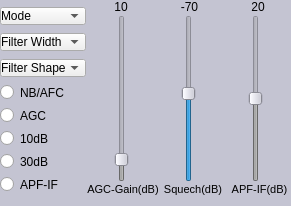
    <widget class="QWidget" name="widget_5" native="true">
     <property name="geometry">
      <rect>
       <x>495</x>
       <y>0</y>
       <width>291</width>
       <height>206</height>
      </rect>
     </property>
     <property name="styleSheet">
      <string notr="true">background-color: rgb(196, 196, 210);</string>
     </property>
     <widget class="QWidget" name="horizontalLayoutWidget_2">
      <property name="geometry">
       <rect>
        <x>0</x>
        <y>0</y>
        <width>292</width>
        <height>201</height>
       </rect>
      </property>
      <layout class="QHBoxLayout" name="horizontalLayout_4" stretch="2,5">
       <property name="spacing">
        <number>1</number>
       </property>
       <item>
        <layout class="QVBoxLayout" name="verticalLayout_2">
         <property name="spacing">
          <number>1</number>
         </property>
         <item>
          <widget class="QComboBox" name="Mode_band_comboBox">
           <property name="sizePolicy">
            <sizepolicy hsizetype="Minimum" vsizetype="Fixed">
             <horstretch>0</horstretch>
             <verstretch>0</verstretch>
            </sizepolicy>
           </property>
           <property name="styleSheet">
            <string notr="true">font: 8pt &quot;Ubuntu&quot;;
background-color: rgb(255, 255, 255);
padding-top: 0px;
 padding-left: 0px;
 color: black;
 background-color: QLinearGradient( x1: 0, y1: 0, x2: 0, y2: 1, stop: 0 #FFFFFFF, stop: 0.5 #FFFFFF, stop: 0.5 #FFFFFF, stop: 0.9 #FFFFFF, stop: 1 #FFFFFF);
 selection-background-color: #FFFFFF;</string>
           </property>
           <item>
            <property name="text">
             <string>Mode</string>
            </property>
           </item>
          </widget>
         </item>
         <item>
          <widget class="QComboBox" name="Filter_WidthcomboBox">
           <property name="sizePolicy">
            <sizepolicy hsizetype="Minimum" vsizetype="Fixed">
             <horstretch>0</horstretch>
             <verstretch>0</verstretch>
            </sizepolicy>
           </property>
           <property name="styleSheet">
            <string notr="true">font: 8pt &quot;Ubuntu&quot;;
background-color: rgb(255, 255, 255);
padding-top: 0px;
 padding-left: 0px;
 color: black;
 background-color: QLinearGradient( x1: 0, y1: 0, x2: 0, y2: 1, stop: 0 #FFFFFFF, stop: 0.5 #FFFFFF, stop: 0.5 #FFFFFF, stop: 0.9 #FFFFFF, stop: 1 #FFFFFF);
 selection-background-color: #FFFFFF;</string>
           </property>
           <item>
            <property name="text">
             <string>Filter Width</string>
            </property>
           </item>
           <item>
            <property name="text">
             <string>Wide</string>
            </property>
           </item>
           <item>
            <property name="text">
             <string>Normal</string>
            </property>
           </item>
           <item>
            <property name="text">
             <string>Narrow</string>
            </property>
           </item>
          </widget>
         </item>
         <item>
          <widget class="QComboBox" name="filter_shape_comboBox">
           <property name="sizePolicy">
            <sizepolicy hsizetype="Minimum" vsizetype="Fixed">
             <horstretch>0</horstretch>
             <verstretch>0</verstretch>
            </sizepolicy>
           </property>
           <property name="styleSheet">
            <string notr="true">font: 8pt &quot;Ubuntu&quot;;
background-color: rgb(255, 255, 255);
padding-top: 0px;
 padding-left: 0px;
 color: black;
 background-color: QLinearGradient( x1: 0, y1: 0, x2: 0, y2: 1, stop: 0 #FFFFFFF, stop: 0.5 #FFFFFF, stop: 0.5 #FFFFFF, stop: 0.9 #FFFFFF, stop: 1 #FFFFFF);
 selection-background-color: #FFFFFF;</string>
           </property>
           <item>
            <property name="text">
             <string>Filter Shape</string>
            </property>
           </item>
           <item>
            <property name="text">
             <string>Soft</string>
            </property>
           </item>
           <item>
            <property name="text">
             <string>Normal</string>
            </property>
           </item>
           <item>
            <property name="text">
             <string>Sharp</string>
            </property>
           </item>
          </widget>
         </item>
         <item>
          <widget class="QRadioButton" name="NB_AFC_radioButton">
           <property name="enabled">
            <bool>true</bool>
           </property>
           <property name="sizePolicy">
            <sizepolicy hsizetype="Minimum" vsizetype="Fixed">
             <horstretch>0</horstretch>
             <verstretch>0</verstretch>
            </sizepolicy>
           </property>
           <property name="mouseTracking">
            <bool>false</bool>
           </property>
           <property name="styleSheet">
            <string notr="true">font: 8pt &quot;Ubuntu&quot;;
background-color: rgb(255, 255, 255);
padding-top: 0px;
 padding-left: 0px;
 color: black;
 background-color: QLinearGradient( x1: 0, y1: 0, x2: 0, y2: 1, stop: 0 #FFFFFFF, stop: 0.5 #FFFFFF, stop: 0.5 #FFFFFF, stop: 0.9 #FFFFFF, stop: 1 #FFFFFF);
 selection-background-color: #FFFFFF;</string>
           </property>
           <property name="text">
            <string>NB/AFC</string>
           </property>
           <property name="checkable">
            <bool>true</bool>
           </property>
           <property name="checked">
            <bool>false</bool>
           </property>
           <property name="autoRepeat">
            <bool>false</bool>
           </property>
           <property name="autoExclusive">
            <bool>false</bool>
           </property>
          </widget>
         </item>
         <item>
          <widget class="QRadioButton" name="AGC_radioButton">
           <property name="sizePolicy">
            <sizepolicy hsizetype="Minimum" vsizetype="Fixed">
             <horstretch>0</horstretch>
             <verstretch>0</verstretch>
            </sizepolicy>
           </property>
           <property name="styleSheet">
            <string notr="true">font: 8pt &quot;Ubuntu&quot;;
background-color: rgb(255, 255, 255);
padding-top: 0px;
 padding-left: 0px;
 color: black;
 background-color: QLinearGradient( x1: 0, y1: 0, x2: 0, y2: 1, stop: 0 #FFFFFFF, stop: 0.5 #FFFFFF, stop: 0.5 #FFFFFF, stop: 0.9 #FFFFFF, stop: 1 #FFFFFF);
 selection-background-color: #FFFFFF;</string>
           </property>
           <property name="text">
            <string>AGC</string>
           </property>
           <property name="checked">
            <bool>false</bool>
           </property>
           <property name="autoExclusive">
            <bool>false</bool>
           </property>
          </widget>
         </item>
         <item>
          <widget class="QRadioButton" name="Attenuation_10_radioButton">
           <property name="sizePolicy">
            <sizepolicy hsizetype="Minimum" vsizetype="Fixed">
             <horstretch>0</horstretch>
             <verstretch>0</verstretch>
            </sizepolicy>
           </property>
           <property name="styleSheet">
            <string notr="true">font: 8pt &quot;Ubuntu&quot;;
background-color: rgb(255, 255, 255);
padding-top: 0px;
 padding-left: 0px;
 color: black;
 background-color: QLinearGradient( x1: 0, y1: 0, x2: 0, y2: 1, stop: 0 #FFFFFFF, stop: 0.5 #FFFFFF, stop: 0.5 #FFFFFF, stop: 0.9 #FFFFFF, stop: 1 #FFFFFF);
 selection-background-color: #FFFFFF;</string>
           </property>
           <property name="text">
            <string>10dB</string>
           </property>
           <property name="autoExclusive">
            <bool>false</bool>
           </property>
          </widget>
         </item>
         <item>
          <widget class="QRadioButton" name="Attenuation_30_radioButton">
           <property name="sizePolicy">
            <sizepolicy hsizetype="Minimum" vsizetype="Fixed">
             <horstretch>0</horstretch>
             <verstretch>0</verstretch>
            </sizepolicy>
           </property>
           <property name="styleSheet">
            <string notr="true">font: 8pt &quot;Ubuntu&quot;;
background-color: rgb(255, 255, 255);
padding-top: 0px;
 padding-left: 0px;
 color: black;
 background-color: QLinearGradient( x1: 0, y1: 0, x2: 0, y2: 1, stop: 0 #FFFFFFF, stop: 0.5 #FFFFFF, stop: 0.5 #FFFFFF, stop: 0.9 #FFFFFF, stop: 1 #FFFFFF);
 selection-background-color: #FFFFFF;</string>
           </property>
           <property name="text">
            <string>30dB</string>
           </property>
           <property name="autoExclusive">
            <bool>false</bool>
           </property>
          </widget>
         </item>
         <item>
          <widget class="QRadioButton" name="APF_IF_radioButton">
           <property name="sizePolicy">
            <sizepolicy hsizetype="Minimum" vsizetype="Fixed">
             <horstretch>0</horstretch>
             <verstretch>0</verstretch>
            </sizepolicy>
           </property>
           <property name="styleSheet">
            <string notr="true">font: 8pt &quot;Ubuntu&quot;;
background-color: rgb(255, 255, 255);
padding-top: 0px;
 padding-left: 0px;
 color: black;
 background-color: QLinearGradient( x1: 0, y1: 0, x2: 0, y2: 1, stop: 0 #FFFFFFF, stop: 0.5 #FFFFFF, stop: 0.5 #FFFFFF, stop: 0.9 #FFFFFF, stop: 1 #FFFFFF);
 selection-background-color: #FFFFFF;</string>
           </property>
           <property name="text">
            <string>APF-IF</string>
           </property>
           <property name="autoExclusive">
            <bool>false</bool>
           </property>
          </widget>
         </item>
        </layout>
       </item>
       <item>
        <layout class="QVBoxLayout" name="verticalLayout_6" stretch="1,12,0">
         <property name="spacing">
          <number>1</number>
         </property>
         <property name="bottomMargin">
          <number>5</number>
         </property>
         <item>
          <layout class="QHBoxLayout" name="horizontalLayout_10" stretch="1,1,1">
           <property name="spacing">
            <number>0</number>
           </property>
           <property name="leftMargin">
            <number>0</number>
           </property>
           <item>
            <widget class="QLabel" name="AF_Gain_Value_Lable">
             <property name="sizePolicy">
              <sizepolicy hsizetype="Preferred" vsizetype="Preferred">
               <horstretch>0</horstretch>
               <verstretch>0</verstretch>
              </sizepolicy>
             </property>
             <property name="text">
              <string>10</string>
             </property>
             <property name="alignment">
              <set>Qt::AlignCenter</set>
             </property>
            </widget>
           </item>
           <item>
            <widget class="QLabel" name="Squech_value_lable">
             <property name="text">
              <string>-70</string>
             </property>
             <property name="alignment">
              <set>Qt::AlignCenter</set>
             </property>
            </widget>
           </item>
           <item>
            <widget class="QLabel" name="APF_IF_Value_lable">
             <property name="text">
              <string>20</string>
             </property>
             <property name="alignment">
              <set>Qt::AlignCenter</set>
             </property>
            </widget>
           </item>
          </layout>
         </item>
         <item>
          <layout class="QHBoxLayout" name="horizontalLayout_6">
           <property name="spacing">
            <number>25</number>
           </property>
           <item>
            <widget class="QSlider" name="AGC_Gain_value_verticalSlider">
             <property name="enabled">
              <bool>false</bool>
             </property>
             <property name="layoutDirection">
              <enum>Qt::LeftToRight</enum>
             </property>
             <property name="maximum">
              <number>100</number>
             </property>
             <property name="value">
              <number>10</number>
             </property>
             <property name="orientation">
              <enum>Qt::Vertical</enum>
             </property>
            </widget>
           </item>
           <item>
            <widget class="QSlider" name="Squech_value_verticalSlider_2">
             <property name="minimum">
              <number>-150</number>
             </property>
             <property name="maximum">
              <number>0</number>
             </property>
             <property name="value">
              <number>-70</number>
             </property>
             <property name="orientation">
              <enum>Qt::Vertical</enum>
             </property>
            </widget>
           </item>
           <item>
            <widget class="QSlider" name="APF_IF_value_verticalSlider">
             <property name="enabled">
              <bool>false</bool>
             </property>
             <property name="layoutDirection">
              <enum>Qt::LeftToRight</enum>
             </property>
             <property name="maximum">
              <number>40</number>
             </property>
             <property name="singleStep">
              <number>0</number>
             </property>
             <property name="value">
              <number>20</number>
             </property>
             <property name="orientation">
              <enum>Qt::Vertical</enum>
             </property>
            </widget>
           </item>
          </layout>
         </item>
         <item>
          <layout class="QHBoxLayout" name="horizontalLayout_5" stretch="1,1,1">
           <item>
            <widget class="QLabel" name="label_11">
             <property name="font">
              <font>
               <family>Ubuntu</family>
               <pointsize>8</pointsize>
               <weight>50</weight>
               <italic>false</italic>
               <bold>false</bold>
              </font>
             </property>
             <property name="styleSheet">
              <string notr="true">font: 8pt &quot;Ubuntu&quot;;</string>
             </property>
             <property name="text">
              <string>AGC-Gain(dB)</string>
             </property>
             <property name="alignment">
              <set>Qt::AlignCenter</set>
             </property>
            </widget>
           </item>
           <item>
            <widget class="QLabel" name="label_12">
             <property name="font">
              <font>
               <family>Ubuntu</family>
               <pointsize>8</pointsize>
               <weight>50</weight>
               <italic>false</italic>
               <bold>false</bold>
              </font>
             </property>
             <property name="styleSheet">
              <string notr="true">font: 8pt &quot;Ubuntu&quot;;</string>
             </property>
             <property name="text">
              <string>Squech(dB)</string>
             </property>
             <property name="alignment">
              <set>Qt::AlignCenter</set>
             </property>
            </widget>
           </item>
           <item>
            <widget class="QLabel" name="label_8">
             <property name="font">
              <font>
               <family>Ubuntu</family>
               <pointsize>8</pointsize>
               <weight>50</weight>
               <italic>false</italic>
               <bold>false</bold>
              </font>
             </property>
             <property name="styleSheet">
              <string notr="true">font: 8pt &quot;Ubuntu&quot;;</string>
             </property>
             <property name="text">
              <string>APF-IF(dB)</string>
             </property>
             <property name="alignment">
              <set>Qt::AlignCenter</set>
             </property>
            </widget>
           </item>
          </layout>
         </item>
        </layout>
       </item>
      </layout>
     </widget>
    </widget>
